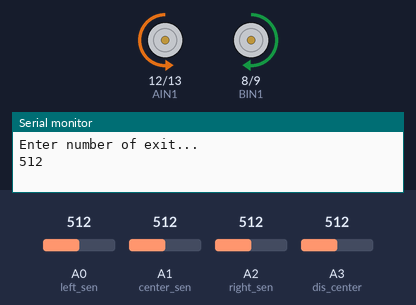
Simulated run of this sketch. Board: Arduino Uno, built with avr-gcc and run on an emulated ATmega328P. Parts: motor-driver pin pairs drawn as motors (green arrow = first pin HIGH = forward, orange = second pin HIGH = backward, longer = more drive, scaled by the enable pin), the last lines printed to the serial monitor. Inputs (shaded band) come from the test bench; at power-on: A0 (left_sen) = 512, A3 (dis_center) = 512, A1 (center_sen) = 512, A2 (right_sen) = 512.

Above: at 2.2 s.
2.3 s: A0 (left_sen) set to 781
4.0 s: A0 (left_sen) set to 808
At 4.6 s:
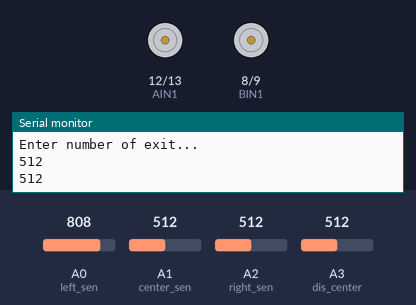
7.0 s: A3 (dis_center) set to 489
At 8.8 s:
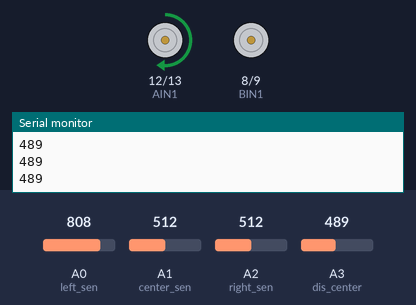
9.1 s: A1 (center_sen) set to 783
10.6 s: A1 (center_sen) set to 808
At 11.4 s:
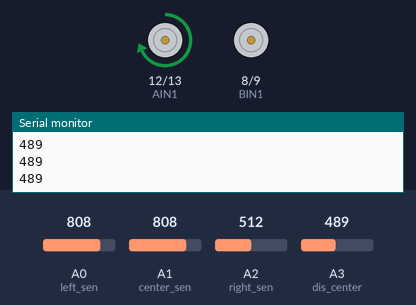
12.1 s: A2 (right_sen) set to 992
At 12.8 s:
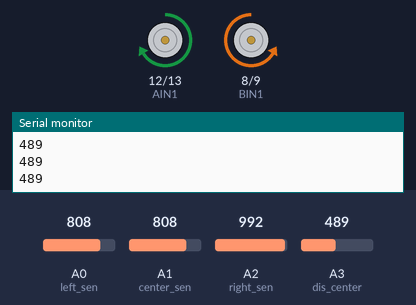
Timing chart, 0 to 14.7 s (numbered marks = the images above; inputs shaded):
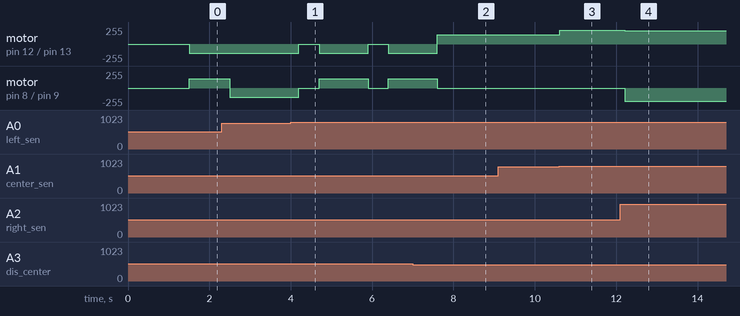

Measured:
- the behaviour switches between 799 and 800 on A0 (left_sen) (found by bisection; images 0 and 1)
- the behaviour switches between 501 and 500 on A3 (dis_center) (found by bisection; images 1 and 2)
- the behaviour switches between 800 and 801 on A1 (center_sen) (found by bisection; images 2 and 3)
- after the input at 4.0 s, motor on pin 12 (AIN1) / pin 13 (AIN2): alternates backward 140/255 for 1.2 s and stopped for 0.50 s, starting after 0.20 s; motor on pin 8 (BIN1) / pin 9 (BIN2): alternates forward 140/255 for 1.2 s and stopped for 0.50 s, starting after 0.20 s
- after the input at 7.0 s, motor on pin 8 (BIN1) / pin 9 (BIN2): goes on until 7.6 s, then stays stopped
- after the input at 10.6 s, motor on pin 12 (AIN1) / pin 13 (AIN2): forward 140/255 → forward 208/255 at once
- after the input at 12.1 s, motor on pin 12 (AIN1) / pin 13 (AIN2): forward 208/255 → forward 200/255 after 0.12 s; motor on pin 8 (BIN1) / pin 9 (BIN2): stopped → backward 200/255 after 0.12 s

The sketch:

Car_Code_Follows_Line.ino
```cpp
int left_sen= A0;
int center_sen= A1;
int right_sen= A2;
int dis_center= A3;
const int AIN1= 12;
const int AIN2= 13;
const int PWMA= 11;
const int BIN1= 8;
const int BIN2= 9;
const int PWMB= 10;

int motorSpeed = 140;
int exitCount = 0;
int requiredExit = 0;
int lineStandard = 800;
int disStandard = 500;


void setup()
{
  pinMode(left_sen, INPUT);
  pinMode(right_sen, INPUT);
  pinMode(center_sen, INPUT);
  pinMode(AIN1, OUTPUT);
  pinMode(AIN2, OUTPUT);
  pinMode(PWMA, OUTPUT);
  pinMode(BIN1, OUTPUT);
  pinMode(BIN2, OUTPUT);
  pinMode(PWMB, OUTPUT);
  Serial.begin(9600);
  Serial.println("Enter number of exit...");
  delay(1000);
}

void forward() {
  analogWrite(PWMA, abs(motorSpeed));
  analogWrite(PWMB, abs(motorSpeed));
  digitalWrite(AIN1, HIGH);
  digitalWrite(AIN2, LOW);
  digitalWrite(BIN1, LOW);
  digitalWrite(BIN2, HIGH);
}

void right() {
  analogWrite(PWMA, abs(motorSpeed));
  analogWrite(PWMB, abs(motorSpeed));
  digitalWrite(AIN1, LOW);
  digitalWrite(AIN2, LOW);
  digitalWrite(BIN1, LOW);
  digitalWrite(BIN2, HIGH);
}

void left() {
  analogWrite(PWMA, abs(motorSpeed));
  analogWrite(PWMB, abs(motorSpeed));
  digitalWrite(AIN1, HIGH);
  digitalWrite(AIN2, LOW);
  digitalWrite(BIN1, LOW);
  digitalWrite(BIN2, LOW);
}

void Stop() {
  analogWrite(PWMA, abs(motorSpeed));
  analogWrite(PWMB, abs(motorSpeed));
  digitalWrite(AIN1, LOW);
  digitalWrite(AIN2, LOW);
  digitalWrite(BIN1, LOW);
  digitalWrite(BIN2, LOW);
}

void back(){
  analogWrite(PWMA, abs(motorSpeed));
  analogWrite(PWMB, abs(motorSpeed));
  digitalWrite(AIN1, LOW);
  digitalWrite(AIN2,HIGH);
  digitalWrite(BIN1, HIGH);
  digitalWrite(BIN2, LOW);
}

void turnAround(){
  analogWrite(PWMA, abs(motorSpeed));
  analogWrite(PWMB, abs(motorSpeed));
  digitalWrite(AIN1, LOW);
  digitalWrite(AIN2,HIGH);
  digitalWrite(BIN1, LOW);
  digitalWrite(BIN2, HIGH);
}

void loop(){
  Serial.println(analogRead(dis_center));
  Serial.println("\n");
  if (analogRead(dis_center) > disStandard){
    Stop();
    delay(500);
    back();
    delay(1000);
    while (analogRead(left_sen) < lineStandard && analogRead(right_sen) < lineStandard && analogRead(center_sen) < lineStandard){
    turnAround();
    }
  }
  else if(analogRead(center_sen) > lineStandard){

   if (analogRead(left_sen) < lineStandard && analogRead(right_sen) < lineStandard){
    motorSpeed = 200;
    forward();
    delay(100);
   }
   else if ((analogRead(left_sen) > lineStandard) && (analogRead(right_sen) < lineStandard)){
    motorSpeed = 2000;
    left();
    delay(100);
   }
   else if ((analogRead(right_sen) > lineStandard)&& (analogRead(left_sen) < lineStandard)){
    motorSpeed = 140;
    right();
    delay(100);
   }
   else if ((analogRead(right_sen) > lineStandard)&& (analogRead(left_sen) > lineStandard)){
      delay(100);
      motorSpeed = 200;
      forward();
      delay(100);
   }
  }
  else if (analogRead(right_sen) > lineStandard){
    motorSpeed = 140;
    right();
    delay(100);
  }
  else if (analogRead(left_sen) > lineStandard){
    motorSpeed = 140;
    left();
    delay(100);
  }
  else {
    Stop();
    }
  delay(200);
}
```
